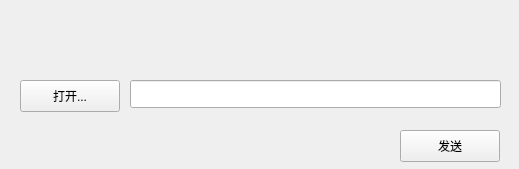
<?xml version="1.0" encoding="UTF-8"?>
<ui version="4.0">
 <class>SendFile</class>
 <widget class="QWidget" name="SendFile">
  <property name="geometry">
   <rect>
    <x>0</x>
    <y>0</y>
    <width>519</width>
    <height>169</height>
   </rect>
  </property>
  <property name="sizePolicy">
   <sizepolicy hsizetype="Fixed" vsizetype="Fixed">
    <horstretch>0</horstretch>
    <verstretch>0</verstretch>
   </sizepolicy>
  </property>
  <property name="minimumSize">
   <size>
    <width>519</width>
    <height>169</height>
   </size>
  </property>
  <property name="maximumSize">
   <size>
    <width>519</width>
    <height>169</height>
   </size>
  </property>
  <property name="windowTitle">
   <string>Form</string>
  </property>
  <widget class="QWidget" name="titleWidget" native="true">
   <property name="geometry">
    <rect>
     <x>0</x>
     <y>0</y>
     <width>519</width>
     <height>50</height>
    </rect>
   </property>
   <property name="titleskin" stdset="0">
    <bool>true</bool>
   </property>
  </widget>
  <widget class="QWidget" name="bodyWidget" native="true">
   <property name="geometry">
    <rect>
     <x>0</x>
     <y>50</y>
     <width>519</width>
     <height>119</height>
    </rect>
   </property>
   <property name="bottomskin" stdset="0">
    <bool>true</bool>
   </property>
   <widget class="QPushButton" name="openBtn">
    <property name="geometry">
     <rect>
      <x>20</x>
      <y>30</y>
      <width>100</width>
      <height>32</height>
     </rect>
    </property>
    <property name="text">
     <string>打开...</string>
    </property>
   </widget>
   <widget class="QPushButton" name="sendBtn">
    <property name="geometry">
     <rect>
      <x>400</x>
      <y>80</y>
      <width>100</width>
      <height>32</height>
     </rect>
    </property>
    <property name="text">
     <string>发送</string>
    </property>
   </widget>
   <widget class="QLineEdit" name="lineEdit">
    <property name="geometry">
     <rect>
      <x>130</x>
      <y>30</y>
      <width>371</width>
      <height>28</height>
     </rect>
    </property>
   </widget>
  </widget>
 </widget>
 <resources/>
 <connections/>
</ui>
